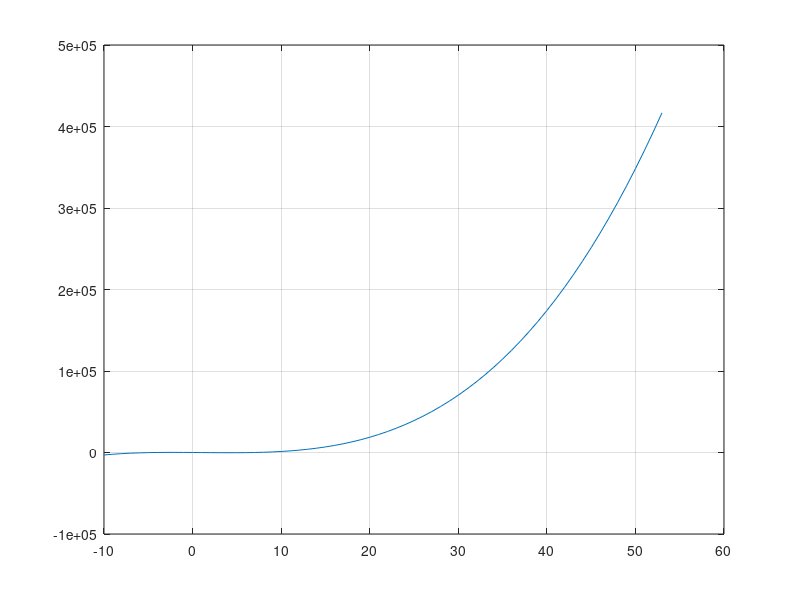
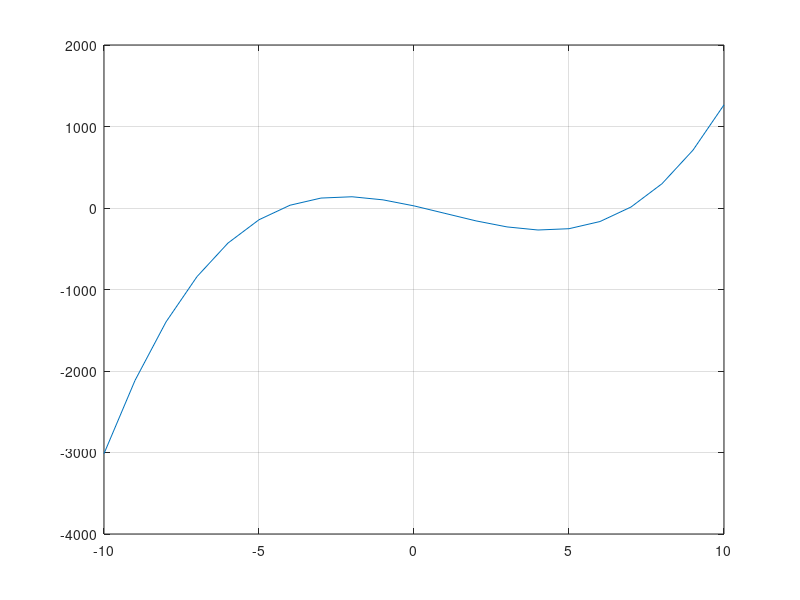

Recreate these plots in MATLAB, in order.
clc

a=26;
b=-86;
c=-9;
d=3;

x=-10:1:53
y=a+b*x+c*x.^2+d*x.^3;
plot(x,y)
grid on

minX=fminbnd(@(x) a+b*x+c*x^2+d*x^3,0,53)
minY=a+b*minX+c*minX^2+d*minX^3

x=-10:1:10
y=a+b*x+c*x.^2+d*x.^3;
figure
plot(x,y)
grid on

maxX=fminbnd(@(x) -(a+b*x+c*x^2+d*x^3),-10,10)
maxY=a+b*maxX+c*maxX^2+d*maxX^3